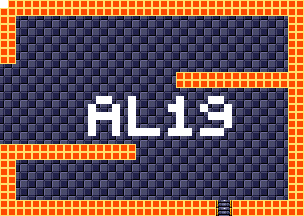

Below is a game level as drawn by its tile map, then a one-line description and the .tmx that defines it (tile-layer data replaced by summaries):
An orthogonal 38x27 tile map with 8x8 px tiles, 4 tile layers (background, foreground, room numbers, Objects), 15 tilesets.

<map version="1.5" tiledversion="1.7.1" orientation="orthogonal" renderorder="right-down" width="38" height="27" tilewidth="8" tileheight="8" infinite="0" nextlayerid="11" nextobjectid="1">
 <tileset firstgid="1" source="tilesheets/tsKarniMata.tsx" />
 <tileset firstgid="1025" source="tilesheets/tsVoodooWasp.tsx" />
 <tileset firstgid="2049" source="tilesheets/tsBurial.tsx" />
 <tileset firstgid="3073" source="tilesheets/tsBlueTemple.tsx" />
 <tileset firstgid="4097" source="tilesheets/tsGoddess.tsx" />
 <tileset firstgid="5121" source="tilesheets/tsKonark.tsx" />
 <tileset firstgid="6145" name="sEnemies" tilewidth="8" tileheight="8" tilecount="1024" columns="32">
  <image source="../grapx/tilesheets/sObjects.bmp" trans="ff94ff" width="256" height="256" />
 </tileset>
 <tileset firstgid="7169" source="tilesheets/tsIceTemple.tsx" />
 <tileset firstgid="8193" source="tilesheets/tsLavaArea.tsx" />
 <tileset firstgid="9217" source="tilesheets/tsBossArea.tsx" />
 <tileset firstgid="10241" source="tilesheets/tsPegu.tsx" />
 <tileset firstgid="11265" source="tilesheets/sTiwanakuTemple.tsx" />
 <tileset firstgid="12289" source="tilesheets/sIndraTemple.tsx" />
 <tileset firstgid="13313" source="tilesheets/sTeleport.tsx" />
 <tileset firstgid="14337" source="tilesheets/sObjects.tsx" />
 <layer id="2" name="background" width="38" height="27">
  <data>[1026 cells, 1026 non-empty, 2 distinct tile ids]</data>
 </layer>
 <layer id="1" name="foreground" width="38" height="27">
  <data>[1026 cells, 282 non-empty, 3 distinct tile ids]</data>
 </layer>
 <layer id="7" name="room numbers" width="38" height="27">
  <data>[1026 cells, 40 non-empty, 1 distinct tile ids]</data>
 </layer>
 <layer id="10" name="Objects" width="38" height="27">
  <data>[1026 cells, 0 non-empty, 0 distinct tile ids]</data>
 </layer>
</map>
